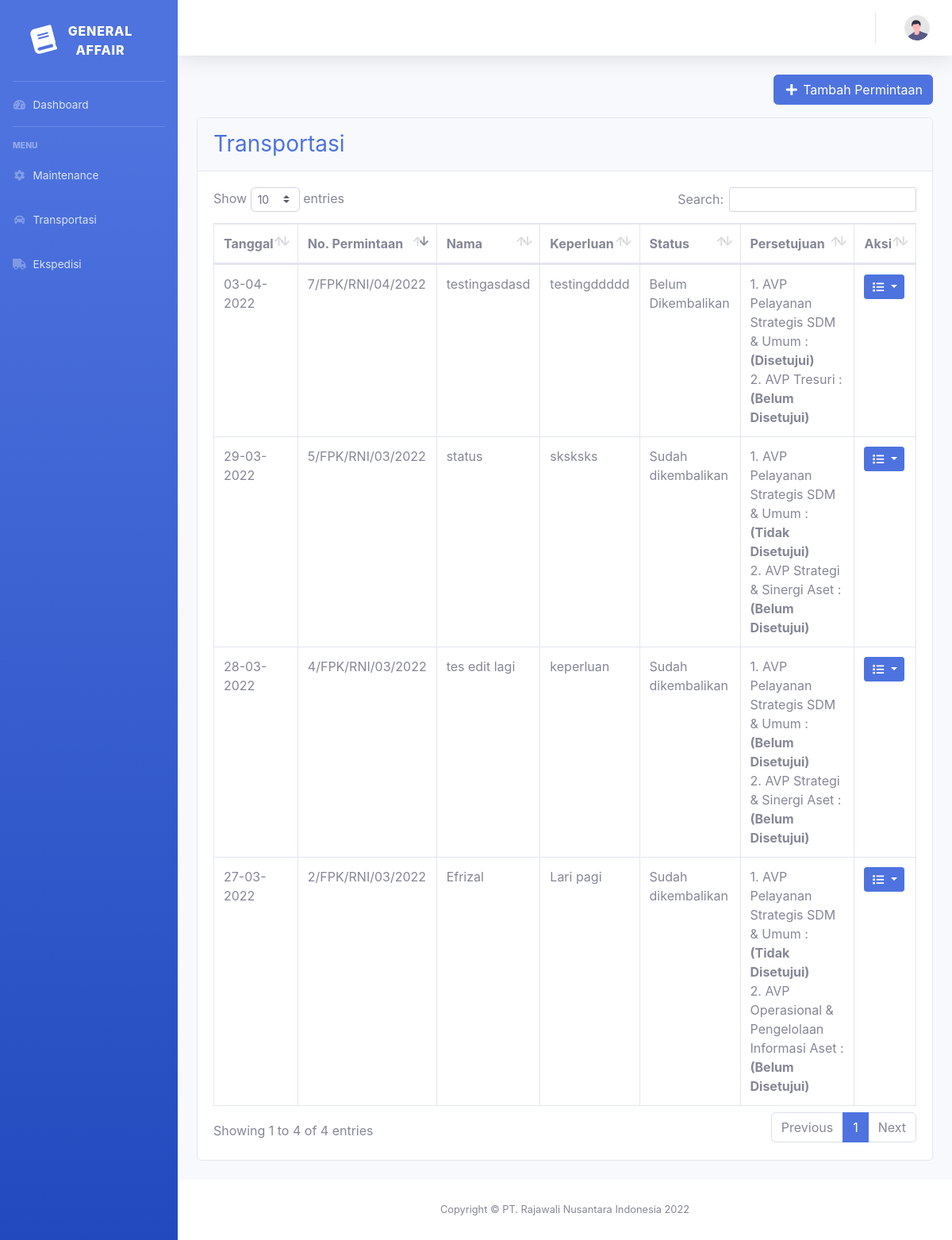
/index.php/admin/pTransportasi, run on the app's committed database.
### tables this page shows
CREATE TABLE `transportasi` (
  `id` int(11) NOT NULL,
  `nama` varchar(255) NOT NULL,
  `divisi` varchar(255) NOT NULL,
  `mobil_id` int(11) NOT NULL,
  `tujuan` varchar(255) NOT NULL,
  `keperluan` varchar(255) NOT NULL,
  `tgl_pakai` date NOT NULL,
  `tgl_kembali` date NOT NULL,
  `jam_pakai` time NOT NULL,
  `jam_kembali` time NOT NULL,
  `pemeriksa` varchar(100) NOT NULL,
  `ttd_avp` varchar(50) NOT NULL,
  `ttd_pemeriksa` varchar(50) NOT NULL,
  `status` varchar(255) NOT NULL,
  `tanggal` date NOT NULL,
  `file` varchar(255) NOT NULL,
  `user_id` int(11) NOT NULL
);

### application/controllers/Admin.php (called while the page is built, shortened)
<?php
class Admin extends CI_Controller
{
    var $role_id, $role;
    public function __construct()
    {
        $this->load->model('Maintenance_model');
        $this->load->model('Ekspedisi_model');
        $this->load->model('Approval_model');
        $this->load->model('User_model');
        $this->load->model('Transportasi_model');
        $this->load->model('Mobil_model');
        $this->role_id = $this->session->userdata('role_id');
        if ($this->role_id == 1) {
            $this->role = 'admin';
        } elseif ($this->role == 2) {
            $this->role = 'pemeriksa';
        } elseif ($this->role == 3) {
            $this->role = 'staff';
        } else {
            $this->role = 'umum';
        }
    }
    public function pTransportasi()
    {
        $data['title'] = "Transportasi";
        $data['data'] = $this->Maintenance_model->select('transportasi');
        $data['role_id'] = $this->role_id;
        $data['role'] = $this->role;
        $data['user'] = $this->db->get_where('user', ['nip' => $this->session->userdata('nip')])->row_array();
        $this->load->view('templates/header', $data);
        $this->load->view('templates/sidebar', $data);
        $this->load->view('templates/topbar', $data);
        $this->load->view('permintaan/transportasi', $data);
        $this->load->view('templates/footer');
    }
}

### index.php (called while the page is built, shortened)
<?php
require_once BASEPATH.'core/CodeIgniter.php';

### application/models/Maintenance_model.php (called while the page is built, shortened)
<?php
class Maintenance_model extends CI_Model
{
    public function select($table)
    {
        return $this->db->get("$table")->result_array();
    }
}

### application/views/permintaan/transportasi.php (the view, shortened to what this page needs)
<div class="container-fluid">
    <div class="row">
        <div class="col-sm-4">
        </div>
        <div class="col my-auto">
            <a class="float-right btn btn btn-primary mb-3" type="button" href="<?= base_url('admin/tTambah') ?>">
                <i class="fas fa-fw fa-plus"></i> Tambah Permintaan
            </a>
        </div>
    </div>
    <div class="card mb-4">
        <div class="card-header py-3">
            <h3 class="m-0 text-primary">Transportasi</h3>
        </div>
        <div class="card-body">
            <div class="table-responsive">
                <table class="table table-bordered" id="maintenance" width="100%" cellspacing="0">
                    <thead>
                        <tr>
                            <th>Tanggal</th>
                            <th>No. Permintaan</th>
                            <th>Nama</th>
                            <th>Keperluan</th>
                            <th>Status</th>
                            <th>Persetujuan</th>
                            <th>Aksi</th>
                        </tr>
                    </thead>
                    <tbody>
                        <?php
                        foreach ($data as $row) {
                            $tanggal = date_create($row['tanggal']);
                        ?>
                            <tr>
                                <td><?= date_format($tanggal, "d-m-Y") ?></td>
                                <td><?= $row['id'] ?>/FPK/RNI/<?= date_format($tanggal, "m/Y") ?></td>
                                <td><?= $row['nama'] ?></td>
                                <td><?= $row['keperluan'] ?></td>
                                <td><?= $row['status'] ?></td>
                                <td>
                                    1. AVP Pelayanan Strategis SDM & Umum :<b>(<?= $row['ttd_avp'] ?>)</b>
                                    <br>
                                    2. <?= $row['pemeriksa'] ?> : <b>(<?= $row['ttd_pemeriksa'] ?>)</b>
                                </td>
                                <td>
                                    <div class="dropdown">
                                        <button class="btn btn-primary btn-sm dropdown-toggle" type="button" id="aksi" data-toggle="dropdown" aria-expanded="false">
                                            <i class="fas fa-fw fa-list"></i>
                                        </button>
                                    </div>
                                </td>
                            </tr>
                        <?php
                        }
                        ?>
                    </tbody>
                </table>
            </div>
        </div>
    </div>
</div>
</div>

### data on the page
transportasi: tanggal "27-03-2022", id "2", tanggal "03/2022", nama "Efrizal", keperluan "Lari pagi", status "Sudah dikembalikan", ttd_avp "Tidak Disetujui", pemeriksa "AVP Operasional & Pengelolaan Informasi Aset", ttd_pemeriksa "Belum Disetujui"
transportasi: tanggal "28-03-2022", id "4", tanggal "03/2022", nama "tes edit lagi", keperluan "keperluan", status "Sudah dikembalikan", ttd_avp "Belum Disetujui", pemeriksa "AVP Strategi & Sinergi Aset", ttd_pemeriksa "Belum Disetujui"
transportasi: tanggal "29-03-2022", id "5", tanggal "03/2022", nama "status", keperluan "sksksks", status "Sudah dikembalikan", ttd_avp "Tidak Disetujui", pemeriksa "AVP Strategi & Sinergi Aset", ttd_pemeriksa "Belum Disetujui"
transportasi: tanggal "03-04-2022", id "7", tanggal "04/2022", nama "testingasdasd", keperluan "testingddddd", status "Belum Dikembalikan", ttd_avp "Disetujui", pemeriksa "AVP Tresuri", ttd_pemeriksa "Belum Disetujui"
